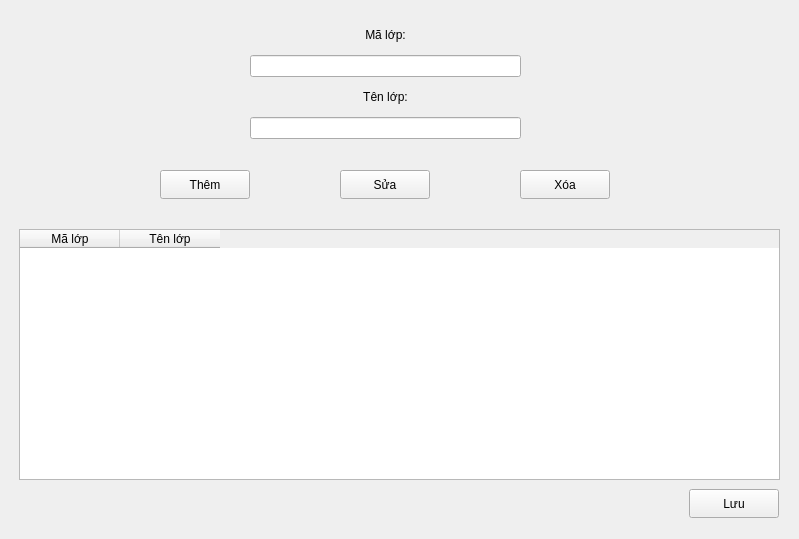
    <widget class="QWidget" name="tabQLLSV">
     <attribute name="title">
      <string>Quản lý lớp sinh viên</string>
     </attribute>
     <widget class="QWidget" name="verticalLayoutWidget">
      <property name="geometry">
       <rect>
        <x>250</x>
        <y>20</y>
        <width>271</width>
        <height>119</height>
       </rect>
      </property>
      <layout class="QVBoxLayout">
       <item>
        <widget class="QLabel" name="label_23">
         <property name="text">
          <string>Mã lớp:</string>
         </property>
         <property name="alignment">
          <set>Qt::AlignmentFlag::AlignCenter</set>
         </property>
        </widget>
       </item>
       <item>
        <widget class="QLineEdit" name="txtMaLop"/>
       </item>
       <item>
        <widget class="QLabel" name="label_26">
         <property name="text">
          <string>Tên lớp:</string>
         </property>
         <property name="alignment">
          <set>Qt::AlignmentFlag::AlignCenter</set>
         </property>
        </widget>
       </item>
       <item>
        <widget class="QLineEdit" name="txtTenLop"/>
       </item>
      </layout>
     </widget>
     <widget class="QPushButton" name="ThemLSV">
      <property name="geometry">
       <rect>
        <x>160</x>
        <y>170</y>
        <width>90</width>
        <height>29</height>
       </rect>
      </property>
      <property name="text">
       <string>Thêm</string>
      </property>
     </widget>
     <widget class="QPushButton" name="SuaLSV">
      <property name="geometry">
       <rect>
        <x>340</x>
        <y>170</y>
        <width>90</width>
        <height>29</height>
       </rect>
      </property>
      <property name="text">
       <string>Sửa</string>
      </property>
     </widget>
     <widget class="QPushButton" name="XoaLSV">
      <property name="geometry">
       <rect>
        <x>520</x>
        <y>170</y>
        <width>90</width>
        <height>29</height>
       </rect>
      </property>
      <property name="text">
       <string>Xóa</string>
      </property>
     </widget>
     <widget class="QWidget" name="widget_9" native="true">
      <property name="geometry">
       <rect>
        <x>9</x>
        <y>219</y>
        <width>781</width>
        <height>311</height>
       </rect>
      </property>
      <widget class="QTableWidget" name="tblLopSV">
       <property name="geometry">
        <rect>
         <x>10</x>
         <y>10</y>
         <width>761</width>
         <height>251</height>
        </rect>
       </property>
       <column>
        <property name="text">
         <string>Mã lớp</string>
        </property>
       </column>
       <column>
        <property name="text">
         <string>Tên lớp</string>
        </property>
       </column>
      </widget>
      <widget class="QPushButton" name="LuuLSV">
       <property name="geometry">
        <rect>
         <x>680</x>
         <y>270</y>
         <width>90</width>
         <height>29</height>
        </rect>
       </property>
       <property name="text">
        <string>Lưu</string>
       </property>
      </widget>
     </widget>
     <zorder>widget_9</zorder>
     <zorder>verticalLayoutWidget</zorder>
     <zorder>ThemLSV</zorder>
     <zorder>SuaLSV</zorder>
     <zorder>XoaLSV</zorder>
    </widget>
